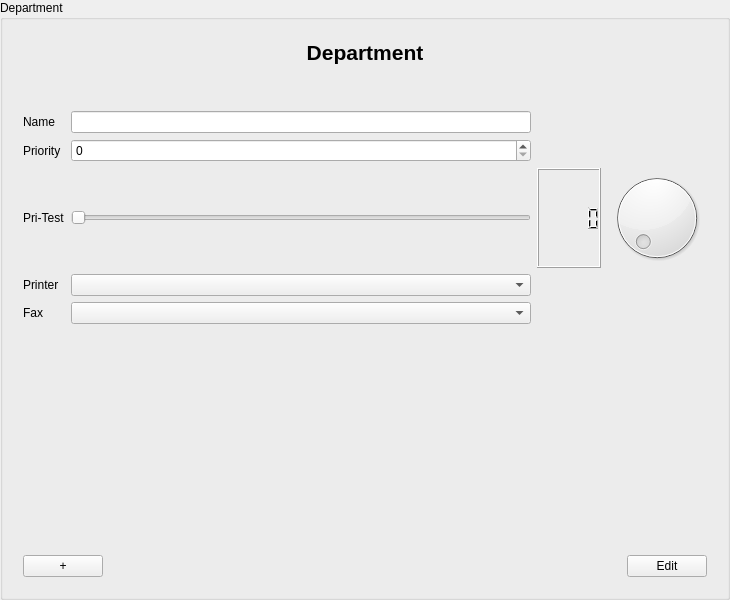
<?xml version="1.0" encoding="UTF-8"?>
<ui version="4.0">
 <class>DepartmentInputArea</class>
 <widget class="QGroupBox" name="DepartmentInputArea">
  <property name="geometry">
   <rect>
    <x>0</x>
    <y>0</y>
    <width>730</width>
    <height>600</height>
   </rect>
  </property>
  <property name="windowTitle">
   <string>Department</string>
  </property>
  <property name="accessibleName">
   <string>DepartmentInputDialog</string>
  </property>
  <property name="title">
   <string>Department</string>
  </property>
  <layout class="QVBoxLayout" name="verticalLayout_2">
   <item>
    <widget class="QWidget" name="formLayoutWidget" native="true">
     <layout class="QVBoxLayout" name="verticalLayout_3">
      <item>
       <layout class="QVBoxLayout" name="verticalLayout">
        <item>
         <widget class="QLabel" name="label_Header">
          <property name="font">
           <font>
            <pointsize>16</pointsize>
            <weight>75</weight>
            <bold>true</bold>
           </font>
          </property>
          <property name="text">
           <string>Department</string>
          </property>
          <property name="alignment">
           <set>Qt::AlignCenter</set>
          </property>
         </widget>
        </item>
       </layout>
      </item>
      <item>
       <spacer name="verticalSpacer">
        <property name="orientation">
         <enum>Qt::Vertical</enum>
        </property>
        <property name="sizeType">
         <enum>QSizePolicy::Preferred</enum>
        </property>
        <property name="sizeHint" stdset="0">
         <size>
          <width>20</width>
          <height>40</height>
         </size>
        </property>
       </spacer>
      </item>
      <item>
       <layout class="QGridLayout" name="gridLayout">
        <item row="4" column="0">
         <widget class="QLabel" name="label_Printer">
          <property name="text">
           <string>Printer</string>
          </property>
          <property name="buddy">
           <cstring>comboBox_Printer</cstring>
          </property>
         </widget>
        </item>
        <item row="3" column="0">
         <widget class="QLabel" name="label_Pri_Test">
          <property name="text">
           <string>Pri-Test</string>
          </property>
          <property name="buddy">
           <cstring>horizontalSlider_Priority</cstring>
          </property>
         </widget>
        </item>
        <item row="3" column="4">
         <widget class="QLCDNumber" name="lcdNumber_Priority"/>
        </item>
        <item row="2" column="0">
         <widget class="QLabel" name="label_Priority">
          <property name="text">
           <string>Priority</string>
          </property>
          <property name="buddy">
           <cstring>spinBox_Priority</cstring>
          </property>
         </widget>
        </item>
        <item row="1" column="3">
         <widget class="QLineEdit" name="lineEdit_Name"/>
        </item>
        <item row="3" column="5">
         <widget class="QDial" name="dial_Priority"/>
        </item>
        <item row="4" column="3">
         <widget class="QComboBox" name="comboBox_Printer"/>
        </item>
        <item row="2" column="3">
         <widget class="QSpinBox" name="spinBox_Priority"/>
        </item>
        <item row="1" column="0">
         <widget class="QLabel" name="label_Name">
          <property name="text">
           <string>Name</string>
          </property>
          <property name="buddy">
           <cstring>lineEdit_Name</cstring>
          </property>
         </widget>
        </item>
        <item row="3" column="3">
         <widget class="QSlider" name="horizontalSlider_Priority">
          <property name="orientation">
           <enum>Qt::Horizontal</enum>
          </property>
         </widget>
        </item>
        <item row="5" column="0">
         <widget class="QLabel" name="label_Fax">
          <property name="text">
           <string>Fax</string>
          </property>
          <property name="buddy">
           <cstring>comboBox_Fax</cstring>
          </property>
         </widget>
        </item>
        <item row="5" column="3">
         <widget class="QComboBox" name="comboBox_Fax"/>
        </item>
       </layout>
      </item>
      <item>
       <spacer name="verticalSpacer_2">
        <property name="orientation">
         <enum>Qt::Vertical</enum>
        </property>
        <property name="sizeHint" stdset="0">
         <size>
          <width>20</width>
          <height>40</height>
         </size>
        </property>
       </spacer>
      </item>
      <item>
       <layout class="QHBoxLayout" name="horizontalLayout">
        <item>
         <widget class="QPushButton" name="pushButton_Add">
          <property name="text">
           <string>+</string>
          </property>
         </widget>
        </item>
        <item>
         <spacer name="horizontalSpacer">
          <property name="orientation">
           <enum>Qt::Horizontal</enum>
          </property>
          <property name="sizeHint" stdset="0">
           <size>
            <width>40</width>
            <height>20</height>
           </size>
          </property>
         </spacer>
        </item>
        <item>
         <widget class="QPushButton" name="pushButton_EditFinish">
          <property name="text">
           <string>Edit</string>
          </property>
         </widget>
        </item>
       </layout>
      </item>
     </layout>
    </widget>
   </item>
  </layout>
 </widget>
 <tabstops>
  <tabstop>lineEdit_Name</tabstop>
  <tabstop>spinBox_Priority</tabstop>
  <tabstop>horizontalSlider_Priority</tabstop>
  <tabstop>comboBox_Printer</tabstop>
  <tabstop>comboBox_Fax</tabstop>
  <tabstop>pushButton_Add</tabstop>
  <tabstop>pushButton_EditFinish</tabstop>
  <tabstop>dial_Priority</tabstop>
 </tabstops>
 <resources/>
 <connections/>
</ui>
